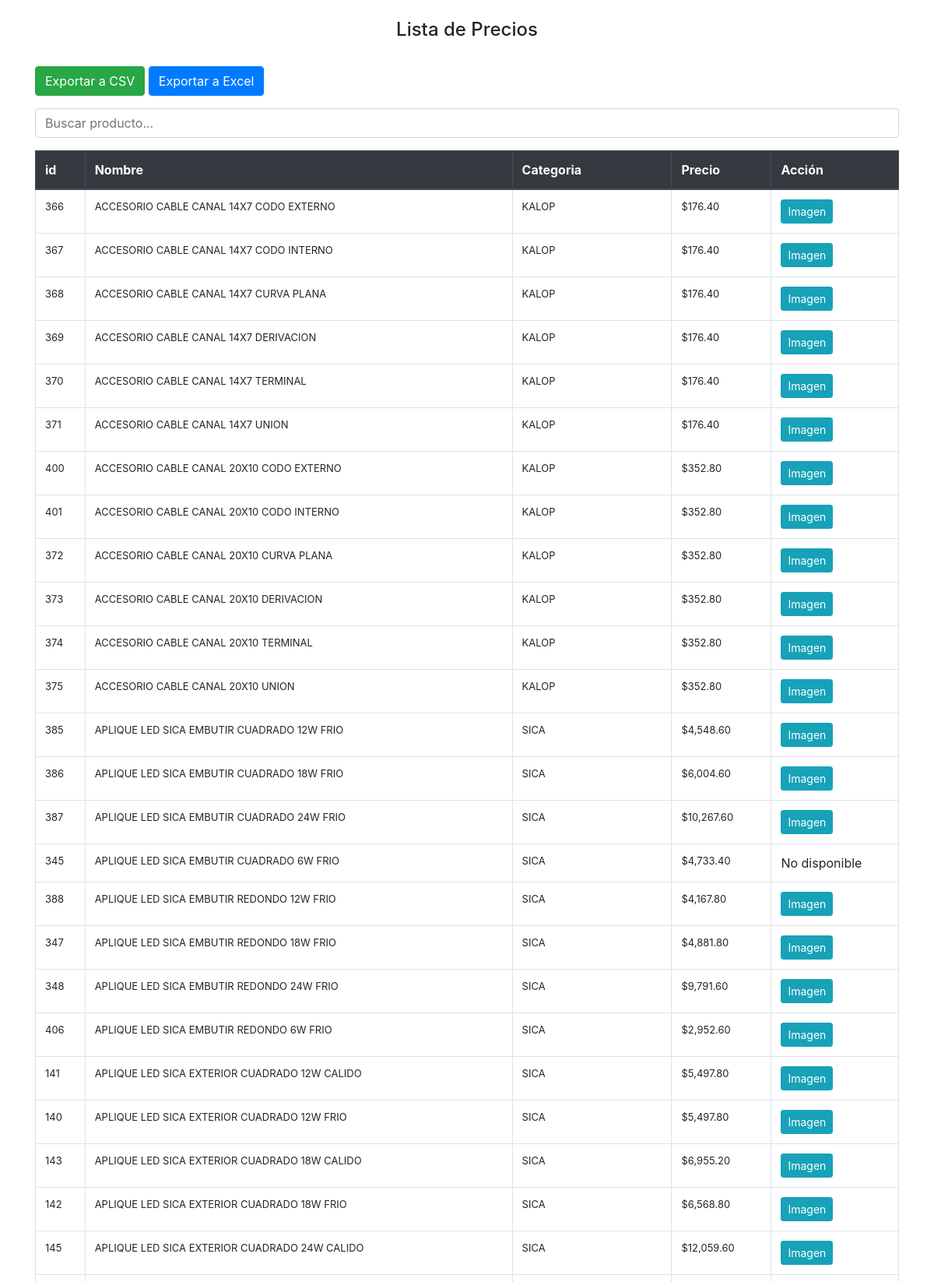
The page /lista.php (upper part) on the database its author committed.
### tables this page shows
CREATE TABLE `products` (
  `id` int(11) NOT NULL,
  `cod` varchar(20) NOT NULL,
  `category_id` int(11) DEFAULT NULL,
  `name` varchar(100) NOT NULL,
  `description` text,
  `stock` int(100) DEFAULT '0',
  `low_stock_level` int(11) DEFAULT '5',
  `cost` decimal(15,2) DEFAULT NULL,
  `price` decimal(15,2) DEFAULT NULL,
  `image_url` varchar(255) DEFAULT NULL,
  `list_price` decimal(15,2) NOT NULL,
  `discount1` varchar(5) DEFAULT NULL,
  `discount2` varchar(5) DEFAULT NULL,
  `discount3` varchar(5) DEFAULT NULL,
  `discount4` varchar(5) DEFAULT NULL,
  `is_active` tinyint(1) DEFAULT '1'
);

CREATE TABLE `categories` (
  `id` int(11) NOT NULL,
  `name` varchar(50) NOT NULL,
  `description` text,
  `porcentaje` decimal(5,2) DEFAULT '0.00'
);

### backend/controllers/productController.php (called while the page is built, shortened)
<?php
require_once __DIR__ . '/../config/database.php';
class ProductController {
    private $conn;
    public function __construct() {
        $database = new Database();
        $this->conn = $database->getConnection();
    }
    public function getProductsWithCalculatedPrice() {
        $query = "
            SELECT products.id, products.cod, products.name, categories.name AS category_name,
                   products.stock, products.low_stock_level, products.cost, products.image_url,
                   categories.porcentaje AS category_percentage  -- Incluir el porcentaje de la categoría
            FROM products
            JOIN categories ON products.category_id = categories.id
            WHERE products.is_active = 1";
        $stmt = $this->conn->prepare($query);
        $stmt->execute();
        $products = $stmt->fetchAll(PDO::FETCH_ASSOC);
        foreach ($products as &$product) {
            $categoryMultiplier = 1 + ($product['category_percentage'] / 100);
        }
        return $products;
    }
}

### backend/config/database.php (called while the page is built, shortened)
<?php
class Database {
    private $host = "db";
    private $db_name = "distji_s";
    private $username = "distji_s";
    private $password = "J*OqzaQ4fW";
    public function getConnection() {
        $this->conn = null;
        try {
            $this->conn = new PDO("mysql:host=" . $this->host . ";dbname=" . $this->db_name, $this->username, $this->password);
            $this->conn->setAttribute(PDO::ATTR_ERRMODE, PDO::ERRMODE_EXCEPTION);
        } catch(PDOException $exception) {
            echo "Error de conexión: " . $exception->getMessage();
        }
        return $this->conn;
    }
}

### lista.php (the view, shortened to what this page needs)
<?php
require_once 'backend/controllers/productController.php';
$productController = new ProductController();
try {
    $products = $productController->getProductsWithCalculatedPrice();
    usort($products, function($a, $b) {
        return strcmp($a['name'], $b['name']);
    });
} catch (Exception $e) {
    $products = [];
    $error = "Error al cargar los productos: " . $e->getMessage();
}
?>
<!DOCTYPE html>
<html lang="es">
<head>
    <link href="https://stackpath.bootstrapcdn.com/bootstrap/4.5.2/css/bootstrap.min.css" rel="stylesheet">
    <link rel="stylesheet" href="style.css">
</head>
<body>
    <div class="container mt-4">
        <h4 class="text-center pb-4">Lista de Precios</h4>
        <div class="mb-3">
            <button id="exportCsv" class="btn btn-success">Exportar a CSV</button>
            <button id="exportExcel" class="btn btn-primary">Exportar a Excel</button>
        </div>
        <div class="form-group">
            <input type="text" id="searchInput" class="form-control" placeholder="Buscar producto...">
        </div>
        <div class="table-responsive">
            <table class="table table-bordered" id="priceTable">
                <thead class="thead-dark">
                    <tr>
                        <th>id</th>
                        <th>Nombre</th>
                        <th>Categoria</th>
                        <th>Precio</th>
                        <th>Acción</th>
                    </tr>
                </thead>
                <tbody>
                    <?php foreach ($products as $product): ?>
                        <tr>
                            <td style="white-space: normal; font-size: 13px;"><?php echo htmlspecialchars($product['id']); ?></td>
                            <td style="white-space: normal;font-size: 13px;"><?php echo htmlspecialchars($product['name']); ?></td>
                            <td style="white-space: normal; font-size: 13px;"><?php echo htmlspecialchars($product['category_name']); ?></td>
                            <td style="white-space: normal; font-size: 13px;">$<?php echo number_format($product['price'], 2); ?></td>
                            <td >
                                <?php if (!empty($product['image_url'])): ?>
                                    <button class="btn btn-info btn-sm" onclick="showImageModal('<?php echo $product['image_url']; ?>')">Imagen</button>
                                <?php else: ?>
                                    No disponible
                                <?php endif; ?>
                            </td>
                        </tr>
                    <?php endforeach; ?>
                </tbody>
            </table>
        </div>
    </div>
</body>
</html>

### rows shown on the page
products: id "366", name "ACCESORIO CABLE CANAL 14X7 CODO EXTERNO", category.name "KALOP", price "176.40"
products: id "367", name "ACCESORIO CABLE CANAL 14X7 CODO INTERNO", category.name "KALOP", price "176.40"
products: id "368", name "ACCESORIO CABLE CANAL 14X7 CURVA PLANA", category.name "KALOP", price "176.40"
products: id "369", name "ACCESORIO CABLE CANAL 14X7 DERIVACION", category.name "KALOP", price "176.40"
products: id "370", name "ACCESORIO CABLE CANAL 14X7 TERMINAL", category.name "KALOP", price "176.40"
products: id "371", name "ACCESORIO CABLE CANAL 14X7 UNION", category.name "KALOP", price "176.40"
products: id "400", name "ACCESORIO CABLE CANAL 20X10 CODO EXTERNO", category.name "KALOP", price "352.80"
products: id "401", name "ACCESORIO CABLE CANAL 20X10 CODO INTERNO", category.name "KALOP", price "352.80"
products: id "372", name "ACCESORIO CABLE CANAL 20X10 CURVA PLANA", category.name "KALOP", price "352.80"
products: id "373", name "ACCESORIO CABLE CANAL 20X10 DERIVACION", category.name "KALOP", price "352.80"
products: id "374", name "ACCESORIO CABLE CANAL 20X10 TERMINAL", category.name "KALOP", price "352.80"
products: id "375", name "ACCESORIO CABLE CANAL 20X10 UNION", category.name "KALOP", price "352.80"
products: id "385", name "APLIQUE LED SICA EMBUTIR CUADRADO 12W FRIO", category.name "SICA", price "4,548.60"
products: id "386", name "APLIQUE LED SICA EMBUTIR CUADRADO 18W FRIO", category.name "SICA", price "6,004.60"
products: id "387", name "APLIQUE LED SICA EMBUTIR CUADRADO 24W FRIO", category.name "SICA", price "10,267.60"
products: id "345", name "APLIQUE LED SICA EMBUTIR CUADRADO 6W FRIO", category.name "SICA", price "4,733.40", shows "No disponible"
products: id "388", name "APLIQUE LED SICA EMBUTIR REDONDO 12W FRIO", category.name "SICA", price "4,167.80"
products: id "347", name "APLIQUE LED SICA EMBUTIR REDONDO 18W FRIO", category.name "SICA", price "4,881.80"
products: id "348", name "APLIQUE LED SICA EMBUTIR REDONDO 24W FRIO", category.name "SICA", price "9,791.60"
products: id "406", name "APLIQUE LED SICA EMBUTIR REDONDO 6W FRIO", category.name "SICA", price "2,952.60"
products: id "141", name "APLIQUE LED SICA EXTERIOR CUADRADO 12W CALIDO", category.name "SICA", price "5,497.80"
products: id "140", name "APLIQUE LED SICA EXTERIOR CUADRADO 12W FRIO", category.name "SICA", price "5,497.80"
products: id "143", name "APLIQUE LED SICA EXTERIOR CUADRADO 18W CALIDO", category.name "SICA", price "6,955.20"
products: id "142", name "APLIQUE LED SICA EXTERIOR CUADRADO 18W FRIO", category.name "SICA", price "6,568.80"
products: id "145", name "APLIQUE LED SICA EXTERIOR CUADRADO 24W CALIDO", category.name "SICA", price "12,059.60"
